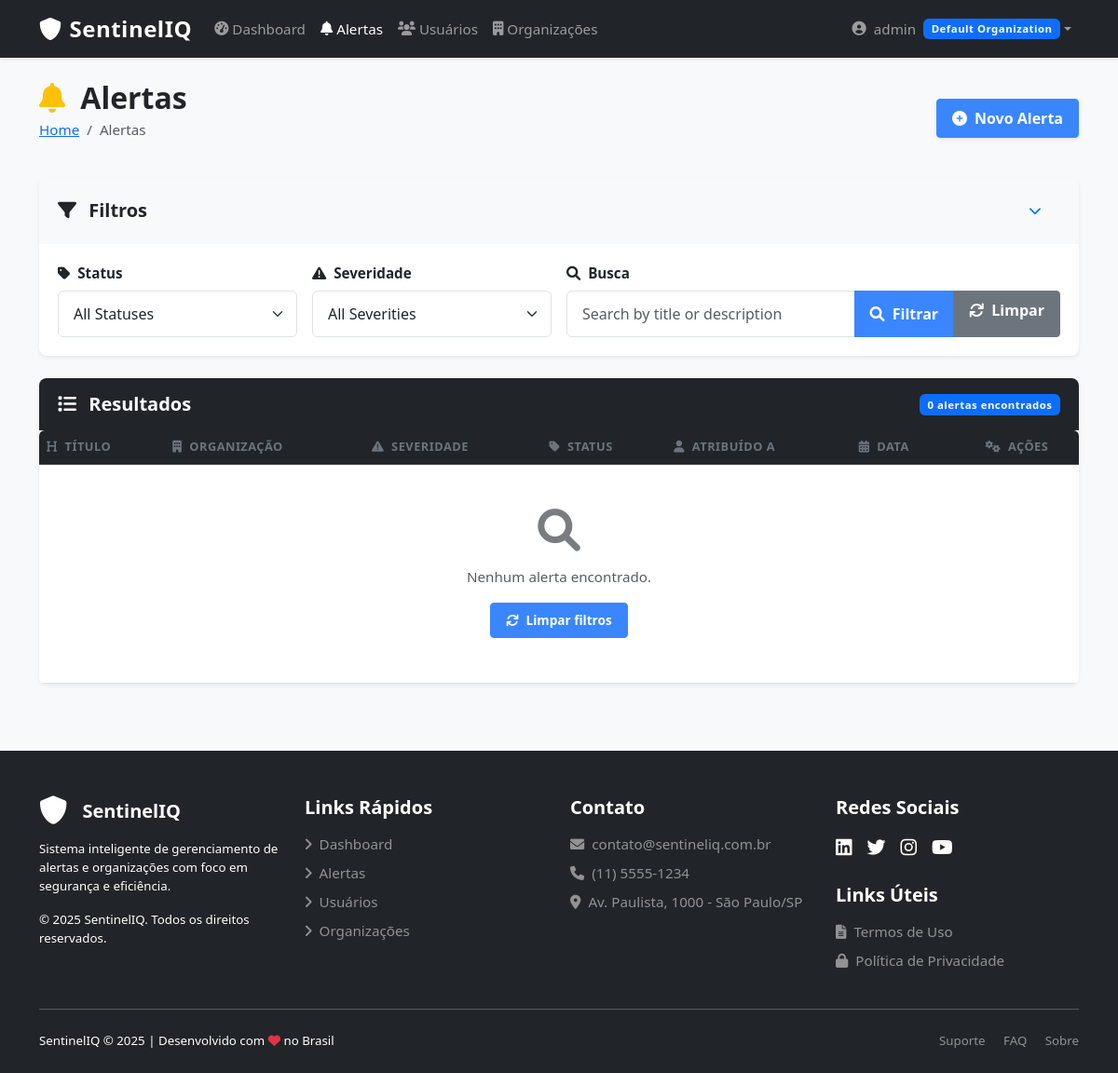
Before: /alerts/ (signed in) with the older database file.
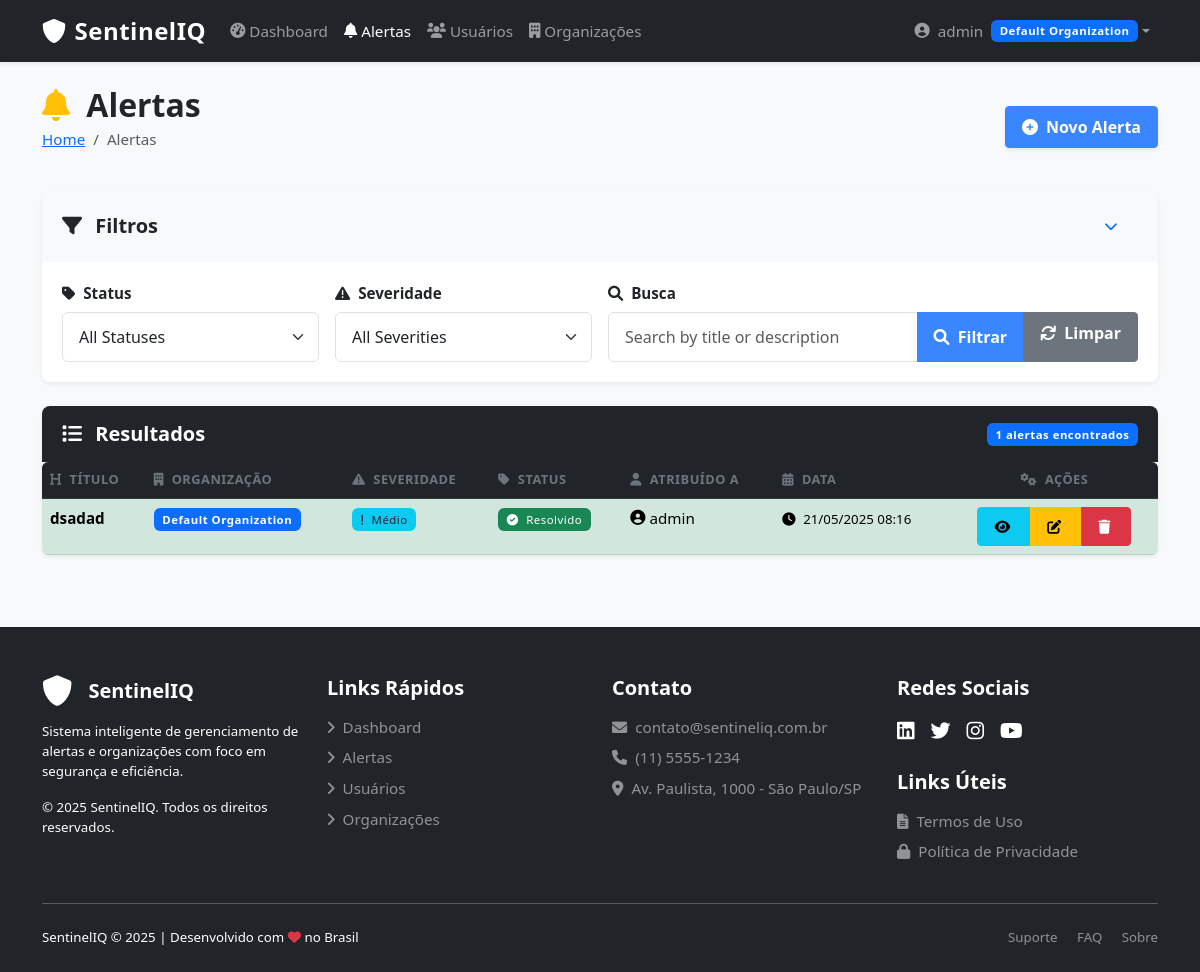
After: the same page with the newer database file.
### alerts/models.py (models this page shows, shortened)
class Alert(models.Model):
    LOW = 'low'
    MEDIUM = 'medium'
    HIGH = 'high'
    CRITICAL = 'critical'
    SEVERITY_CHOICES = [
        (LOW, _('Low')),
        (MEDIUM, _('Medium')),
        (HIGH, _('High')),
        (CRITICAL, _('Critical')),
    ]
    NEW = 'new'
    ACKNOWLEDGED = 'acknowledged'
    IN_PROGRESS = 'in_progress'
    RESOLVED = 'resolved'
    CLOSED = 'closed'
    STATUS_CHOICES = [
        (NEW, _('New')),
        (ACKNOWLEDGED, _('Acknowledged')),
        (IN_PROGRESS, _('In Progress')),
        (RESOLVED, _('Resolved')),
        (CLOSED, _('Closed')),
    ]
    title = models.CharField(_('Title'), max_length=255)
    description = models.TextField(_('Description'))
    organization = models.ForeignKey(
        'organizations.Organization',
        on_delete=models.CASCADE,
        related_name='alerts',
    )
    severity = models.CharField(
        _('Severity'),
        max_length=10,
        choices=SEVERITY_CHOICES,
        default=MEDIUM,
    )
    status = models.CharField(
        _('Status'),
        max_length=15,
        choices=STATUS_CHOICES,
        default=NEW,
    )
    assigned_to = models.ForeignKey(
        'accounts.User',
        on_delete=models.SET_NULL,
        related_name='assigned_alerts',
        null=True,
        blank=True,
    )
    created_at = models.DateTimeField(_('Created at'), auto_now_add=True)
    updated_at = models.DateTimeField(_('Updated at'), auto_now=True)
    class Meta:
        verbose_name = _('Alert')
        verbose_name_plural = _('Alerts')
        ordering = ['-created_at']

### organizations/models.py (models this page shows, shortened)
class Organization(models.Model):
    name = models.CharField(_('Name'), max_length=255)
    slug = models.SlugField(_('Slug'), unique=True)
    description = models.TextField(_('Description'), blank=True, null=True)
    is_active = models.BooleanField(_('Active'), default=True)
    created_at = models.DateTimeField(_('Created at'), auto_now_add=True)
    updated_at = models.DateTimeField(_('Updated at'), auto_now=True)
    class Meta:
        verbose_name = _('Organization')
        verbose_name_plural = _('Organizations')
        ordering = ['name']

### accounts/models.py (models this page shows, shortened)
class User(AbstractUser):
    SUPERADMIN = 'superadmin'
    ORG_ADMIN = 'org_admin'
    ANALYST = 'analyst'
    ROLE_CHOICES = [
        (SUPERADMIN, 'Super Admin'),
        (ORG_ADMIN, 'Organization Admin'),
        (ANALYST, 'Analyst'),
    ]
    role = models.CharField(
        _('Role'),
        max_length=20,
        choices=ROLE_CHOICES,
        default=ANALYST,
    )
    organization = models.ForeignKey(
        'organizations.Organization',
        on_delete=models.CASCADE,
        related_name='users',
        null=True,
        blank=True,
    )
    groups = models.ManyToManyField(
        Group,
        verbose_name=_('groups'),
        blank=True,
        help_text=_(
            'The groups this user belongs to. A user will get all permissions '
            'granted to each of their groups.'
        ),
        related_name="custom_user_set",
        related_query_name="user",
    )
    user_permissions = models.ManyToManyField(
        Permission,
        verbose_name=_('user permissions'),
        blank=True,
        help_text=_('Specific permissions for this user.'),
        related_name="custom_user_set",
        related_query_name="user",
    )
    def is_superadmin(self):
        return self.role == self.SUPERADMIN
    class Meta:
        verbose_name = _('user')
        verbose_name_plural = _('users')

### alerts/views.py (the view)
# urls.py: path('alerts/', AlertListView.as_view(), name='alert_list'),
class AlertListView(LoginRequiredMixin, ListView):
    model = Alert
    template_name = 'alerts/alert_list.html'
    context_object_name = 'alerts'
    paginate_by = 10
    def get_queryset(self):
        user = self.request.user
        if user.is_superadmin():
            queryset = Alert.objects.all()
        else:
            queryset = Alert.objects.filter(organization=user.organization)
        form = AlertFilterForm(self.request.GET)
        if form.is_valid():
            status = form.cleaned_data.get('status')
            if status:
                queryset = queryset.filter(status=status)
            severity = form.cleaned_data.get('severity')
            if severity:
                queryset = queryset.filter(severity=severity)
            search = form.cleaned_data.get('search')
            if search:
                queryset = queryset.filter(
                    Q(title__icontains=search) | Q(description__icontains=search)
                )
        return queryset
    def get_context_data(self, **kwargs):
        context = super().get_context_data(**kwargs)
        context['filter_form'] = AlertFilterForm(self.request.GET)
        return context

### alerts/forms.py
class AlertFilterForm(forms.Form):
    STATUS_CHOICES = [('', _('All Statuses'))] + list(Alert.STATUS_CHOICES)
    SEVERITY_CHOICES = [('', _('All Severities'))] + list(Alert.SEVERITY_CHOICES)
    status = forms.ChoiceField(
        choices=STATUS_CHOICES,
        required=False,
        widget=forms.Select(attrs={'class': 'form-select'})
    )
    severity = forms.ChoiceField(
        choices=SEVERITY_CHOICES,
        required=False,
        widget=forms.Select(attrs={'class': 'form-select'})
    )
    search = forms.CharField(
        required=False,
        widget=forms.TextInput(attrs={
            'class': 'form-control',
            'placeholder': _('Search by title or description')
        })
    )

### templates/alerts/alert_list.html (shortened to what the changed rows need)
{% extends "base.html" %}
{% load static %}
{% block content %}
<div class="d-sm-flex align-items-center justify-content-between mb-4">
    <div>
        <h2 class="mb-1"><i class="fas fa-bell text-warning me-2"></i> Alertas</h2>
    </div>
</div>
<div class="card shadow-sm">
    <div class="card-header bg-dark text-white d-flex justify-content-between align-items-center">
        <h5 class="mb-0"><i class="fas fa-list me-2"></i> Resultados</h5>
        <span class="badge bg-primary">{{ alerts|length }} alertas encontrados</span>
    </div>
    <div class="card-body p-0">
        <div class="table-container">
            <table class="table table-hover mb-0" id="alertsTable">
                <thead class="table-dark">
                    <tr>
                        <th><i class="fas fa-heading me-1"></i> Título</th>
                        <th><i class="fas fa-building me-1"></i> Organização</th>
                        <th><i class="fas fa-exclamation-triangle me-1"></i> Severidade</th>
                        <th><i class="fas fa-tag me-1"></i> Status</th>
                        <th><i class="fas fa-user me-1"></i> Atribuído a</th>
                        <th><i class="fas fa-calendar-alt me-1"></i> Data</th>
                        <th class="text-center"><i class="fas fa-cogs me-1"></i> Ações</th>
                    </tr>
                </thead>
                <tbody>
                    {% for alert in alerts %}
                        <tr class="fade-in">
                            <td>
                                <span class="fw-bold">{{ alert.title }}</span>
                            </td>
                            <td>
                                <span class="badge bg-primary">{{ alert.organization.name }}</span>
                            </td>
                            <td>
                                {% if alert.severity == 'critical' %}
                                    <span class="badge bg-danger" data-bs-toggle="tooltip" title="Crítico">
                                        <i class="fas fa-skull-crossbones me-1"></i> Crítico
                                    </span>
                                {% elif alert.severity == 'high' %}
                                    <span class="badge bg-warning text-dark" data-bs-toggle="tooltip" title="Alto">
                                        <i class="fas fa-exclamation-circle me-1"></i> Alto
                                    </span>
                                {% elif alert.severity == 'medium' %}
                                    <span class="badge bg-info text-dark" data-bs-toggle="tooltip" title="Médio">
                                        <i class="fas fa-exclamation me-1"></i> Médio
                                    </span>
                                {% else %}
                                    <span class="badge bg-success" data-bs-toggle="tooltip" title="Baixo">
                                        <i class="fas fa-info-circle me-1"></i> Baixo
                                    </span>
                                {% endif %}
                            </td>
                            <td>
                                {% if alert.status == 'new' %}
                                    <span class="badge bg-danger" data-bs-toggle="tooltip" title="Novo">
                                        <i class="fas fa-bell me-1"></i> Novo
                                    </span>
                                {% elif alert.status == 'acknowledged' %}
                                    <span class="badge bg-warning text-dark" data-bs-toggle="tooltip" title="Reconhecido">
                                        <i class="fas fa-eye me-1"></i> Reconhecido
                                    </span>
                                {% elif alert.status == 'in_progress' %}
                                    <span class="badge bg-info text-dark" data-bs-toggle="tooltip" title="Em Progresso">
                                        <i class="fas fa-spinner me-1"></i> Em Progresso
                                    </span>
                                {% elif alert.status == 'resolved' %}
                                    <span class="badge bg-success" data-bs-toggle="tooltip" title="Resolvido">
                                        <i class="fas fa-check-circle me-1"></i> Resolvido
                                    </span>
                                {% else %}
                                    <span class="badge bg-secondary" data-bs-toggle="tooltip" title="Fechado">
                                        <i class="fas fa-lock me-1"></i> Fechado
                                    </span>
                                {% endif %}
                            </td>
                            <td>
                                {% if alert.assigned_to %}
                                    <span class="d-flex align-items-center">
                                        <i class="fas fa-user-circle me-1"></i>
                                        {{ alert.assigned_to.username }}
                                    </span>
                                {% else %}
                                    <span class="text-muted">
                                        <i class="fas fa-user-slash"></i> Não atribuído
                                    </span>
                                {% endif %}
                            </td>
                            <td>
                                <span class="small">
                                    <i class="fas fa-clock me-1"></i>
                                    {{ alert.created_at|date:"d/m/Y H:i" }}
                                </span>
                            </td>
                            <td class="text-center">
                                <div class="btn-group btn-group-sm">
                                    <a href="{% url 'alert_detail' alert.id %}" class="btn btn-info" data-bs-toggle="tooltip" title="Visualizar">
                                        <i class="fas fa-eye"></i>
                                    </a>
                                    <a href="{% url 'alert_update' alert.id %}" class="btn btn-warning" data-bs-toggle="tooltip" title="Editar">
                                        <i class="fas fa-edit"></i>
                                    </a>
                                    {% if user.is_superadmin or user.is_org_admin %}
                                    <a href="{% url 'alert_delete' alert.id %}" class="btn btn-danger" data-bs-toggle="tooltip" title="Excluir">
                                        <i class="fas fa-trash"></i>
                                    </a>
                                    {% endif %}
                                </div>
                            </td>
                        </tr>
                    {% empty %}
                        <tr>
                            <td colspan="7" class="text-center py-5">
                                <div class="d-flex flex-column align-items-center">
                                    <i class="fas fa-search fa-3x text-muted mb-3"></i>
                                    <p class="mb-0 text-muted">Nenhum alerta encontrado.</p>
                                    <a href="{% url 'alert_list' %}" class="btn btn-sm btn-primary mt-3">
                                        <i class="fas fa-sync me-1"></i> Limpar filtros
                                    </a>
                                </div>
                            </td>
                        </tr>
                    {% endfor %}
                </tbody>
            </table>
        </div>
    </div>
</div>
{% endblock %}

Changed rows visible on the page:
added Alert: title "dsadad", organization.name "Default Organization", severity "medium" (drawn), status "resolved" (drawn), assigned_to.username "admin", created_at "21/05/2025 08:16"
Other visible differences:
{{ alerts|length }}: "0" → "1"
text no longer shown: "Nenhum alerta encontrado. Limpar filtros"
